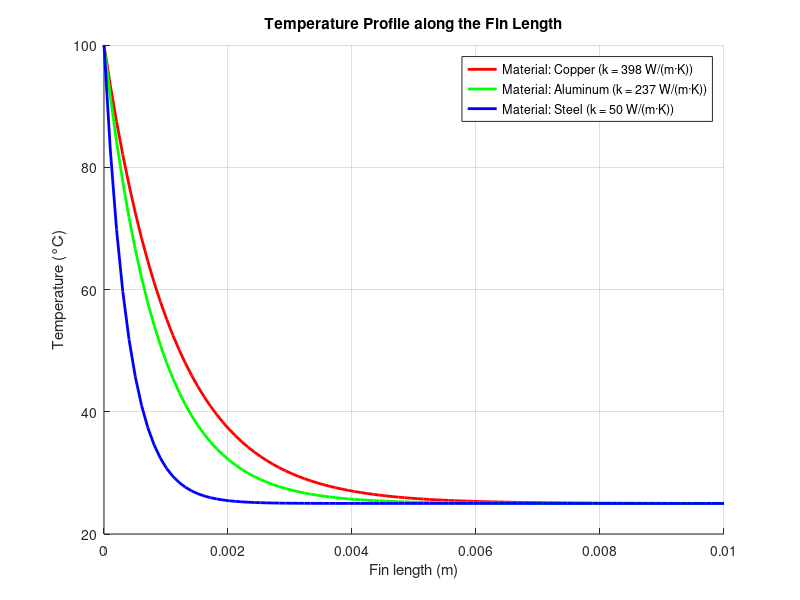

Write MATLAB code to recreate this figure.
clc;
clear all;

% =========================================================================
% FIN HEAT TRANSFER ANALYSIS
% =========================================================================
% This script analyzes heat transfer through cylindrical fins made of
% different materials (copper, aluminum, and steel). It calculates and
% plots temperature profiles along the fin length and determines the heat
% transfer rate for each material.
%
% The analysis assumes:
%   - One-dimensional heat conduction along the fin
%   - Constant cross-sectional area
%   - Uniform convection coefficient
%   - Negligible heat loss from the fin tip
%   - Steady-state conditions
%
% Author: Sofia Vega
% Date: January 2026
% License: MIT
% =========================================================================

%% INPUT PARAMETERS

% Fin geometry
D = 0.005; % Diameter of the fin [m]
A = pi * D^2 / 4; % Cross-sectional area of the fin [m²]

% Thermal boundary conditions
Tb = 100; % Base temperature [°C]
Tm = 25; % Ambient temperature [°C]
h = 100; % Convective heat transfer coefficient [W/(m²·K)]

% Thermal conductivity of different materials [W/(m·K)]
k_c = 398; % Copper
k_al = 237; % Aluminum
k_s = 50; % Steel

% Array of thermal conductivities for analysis
k = [k_c, k_al, k_s];

%% PARAMETER CALCULATIONS

% Calculate the fin parameter m for each material
% m = sqrt(hP / kA) where P is the perimeter
% For a cylindrical fin: m = sqrt(h / (k * π * D * A))
m = sqrt(h ./ (k * (pi * D * A)));

% Define the spatial domain along the fin length
x = linspace(0, 0.01, 100); % Length of the fin [m]

%% TEMPERATURE PROFILE CALCULATION

% Preallocate matrix for temperature profiles
Theta = zeros(length(x), length(k));

% Calculate temperature distribution for each material
% Using the equation: θ(x) = (Tb - Tm) * exp(-m*x)
% where θ(x) is the excess temperature at position x
for i = 1:length(k)
    Theta(:, i) = (Tb - Tm) * exp(-m(i) * x);
end

%% VISUALIZATION

% Create figure for temperature profiles
figure;
hold on;

% Define plot aesthetics
colors = ['r', 'g', 'b']; % Red, Green, Blue
labels = {'Copper', 'Aluminum', 'Steel'}; % Material names

% Plot temperature profile for each material
for i = 1:length(k)
    % Add ambient temperature to get actual temperature values
    plot(x, Theta(:, i) + Tm, colors(i), 'LineWidth', 2);
    % Prepare legend information with material properties
    legendInfo{i} = ['Material: ' labels{i} ' (k = ' num2str(k(i)) ' W/(m·K))'];
end

% Enhance graph appearance
title('Temperature Profile along the Fin Length');
xlabel('Fin length (m)');
ylabel('Temperature (°C)');
legend(legendInfo, 'Location', 'best');
grid on;
hold off;

%% HEAT TRANSFER RATE CALCULATION

% Calculate heat transfer rate for each material [W]
% Using the equation: Q = sqrt(h * P * k * A) * (Tb - Tm)
% where P = π * D is the perimeter
Q = sqrt(h * pi * D * k * A) * (Tb - Tm);

%% DISPLAY RESULTS

fprintf('========================================\n');
fprintf('FIN HEAT TRANSFER ANALYSIS RESULTS\n');
fprintf('========================================\n');
fprintf('Fin Diameter: %.4f m\n', D);
fprintf('Base Temperature: %.1f °C\n', Tb);
fprintf('Ambient Temperature: %.1f °C\n', Tm);
fprintf('Convection Coefficient: %.1f W/(m²·K)\n\n', h);

fprintf('Heat Transfer Rate for each material:\n');
for i = 1:length(k)
    fprintf('  %s (k = %.0f W/(m·K)): %.4f W\n', labels{i}, k(i), Q(i));
end
fprintf('========================================\n');
